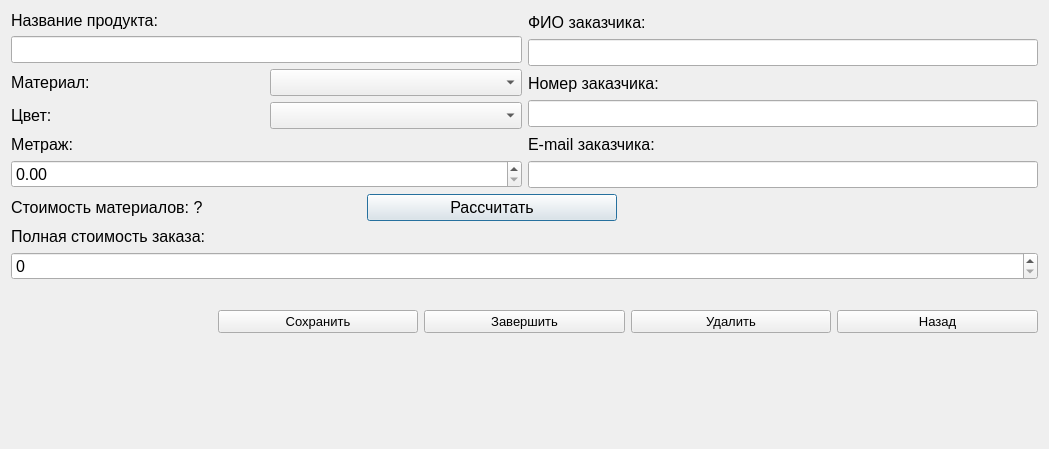
<?xml version="1.0" encoding="UTF-8"?>
<ui version="4.0">
 <class>Order</class>
 <widget class="QDialog" name="Dialog">
  <property name="geometry">
   <rect>
    <x>0</x>
    <y>0</y>
    <width>1049</width>
    <height>449</height>
   </rect>
  </property>
  <property name="minimumSize">
   <size>
    <width>500</width>
    <height>300</height>
   </size>
  </property>
  <property name="font">
   <font>
    <pointsize>12</pointsize>
   </font>
  </property>
  <property name="windowTitle">
   <string>Редактирование заказа</string>
  </property>
  <layout class="QVBoxLayout" name="verticalLayout_2">
   <item>
    <layout class="QVBoxLayout" name="verticalLayout" stretch="1,0,0,0,0,0,1">
     <item>
      <layout class="QHBoxLayout" name="horizontalLayout_2">
       <item>
        <layout class="QVBoxLayout" name="verticalLayout_3" stretch="0,1,1,0,1,0">
         <item>
          <widget class="QLabel" name="label_9">
           <property name="text">
            <string>Название продукта:</string>
           </property>
          </widget>
         </item>
         <item>
          <widget class="QLineEdit" name="lineEdit_6"/>
         </item>
         <item>
          <layout class="QHBoxLayout" name="horizontalLayout_4">
           <property name="topMargin">
            <number>0</number>
           </property>
           <item>
            <widget class="QLabel" name="label">
             <property name="text">
              <string>Материал:</string>
             </property>
            </widget>
           </item>
           <item>
            <widget class="QComboBox" name="comboBox"/>
           </item>
          </layout>
         </item>
         <item>
          <layout class="QHBoxLayout" name="horizontalLayout_5">
           <property name="topMargin">
            <number>0</number>
           </property>
           <item>
            <widget class="QLabel" name="label_13">
             <property name="text">
              <string>Цвет:</string>
             </property>
            </widget>
           </item>
           <item>
            <widget class="QComboBox" name="comboBox_2"/>
           </item>
          </layout>
         </item>
         <item>
          <widget class="QLabel" name="label_14">
           <property name="text">
            <string>Метраж:</string>
           </property>
          </widget>
         </item>
         <item>
          <widget class="QDoubleSpinBox" name="doubleSpinBox"/>
         </item>
        </layout>
       </item>
       <item>
        <layout class="QVBoxLayout" name="verticalLayout_4">
         <item>
          <widget class="QLabel" name="label_8">
           <property name="text">
            <string>ФИО заказчика:</string>
           </property>
          </widget>
         </item>
         <item>
          <widget class="QLineEdit" name="lineEdit_5"/>
         </item>
         <item>
          <widget class="QLabel" name="label_10">
           <property name="text">
            <string>Номер заказчика:</string>
           </property>
          </widget>
         </item>
         <item>
          <widget class="QLineEdit" name="lineEdit_7"/>
         </item>
         <item>
          <widget class="QLabel" name="label_11">
           <property name="text">
            <string>E-mail заказчика:</string>
           </property>
          </widget>
         </item>
         <item>
          <widget class="QLineEdit" name="lineEdit_10"/>
         </item>
        </layout>
       </item>
      </layout>
     </item>
     <item>
      <layout class="QHBoxLayout" name="horizontalLayout_3">
       <item>
        <widget class="QLabel" name="label_15">
         <property name="maximumSize">
          <size>
           <width>350</width>
           <height>16777215</height>
          </size>
         </property>
         <property name="text">
          <string>Стоимость материалов: ?</string>
         </property>
        </widget>
       </item>
       <item>
        <widget class="QPushButton" name="pushButton_4">
         <property name="maximumSize">
          <size>
           <width>250</width>
           <height>16777215</height>
          </size>
         </property>
         <property name="text">
          <string>Рассчитать</string>
         </property>
        </widget>
       </item>
       <item>
        <widget class="QLabel" name="label_16">
         <property name="text">
          <string/>
         </property>
        </widget>
       </item>
      </layout>
     </item>
     <item>
      <widget class="QLabel" name="label_2">
       <property name="font">
        <font>
         <pointsize>12</pointsize>
        </font>
       </property>
       <property name="text">
        <string>Полная стоимость заказа:</string>
       </property>
      </widget>
     </item>
     <item>
      <widget class="QSpinBox" name="spinBox"/>
     </item>
     <item>
      <widget class="QLabel" name="label_6">
       <property name="text">
        <string/>
       </property>
      </widget>
     </item>
     <item>
      <layout class="QHBoxLayout" name="horizontalLayout">
       <item>
        <widget class="QLabel" name="label_4">
         <property name="text">
          <string/>
         </property>
        </widget>
       </item>
       <item>
        <widget class="QPushButton" name="pushButton">
         <property name="font">
          <font>
           <pointsize>10</pointsize>
          </font>
         </property>
         <property name="text">
          <string>Сохранить</string>
         </property>
        </widget>
       </item>
       <item>
        <widget class="QPushButton" name="pushButton_5">
         <property name="font">
          <font>
           <pointsize>10</pointsize>
          </font>
         </property>
         <property name="text">
          <string>Завершить</string>
         </property>
        </widget>
       </item>
       <item>
        <widget class="QPushButton" name="pushButton_2">
         <property name="font">
          <font>
           <pointsize>10</pointsize>
          </font>
         </property>
         <property name="text">
          <string>Удалить</string>
         </property>
        </widget>
       </item>
       <item>
        <widget class="QPushButton" name="pushButton_3">
         <property name="font">
          <font>
           <pointsize>10</pointsize>
          </font>
         </property>
         <property name="text">
          <string>Назад</string>
         </property>
        </widget>
       </item>
      </layout>
     </item>
     <item>
      <widget class="QLabel" name="label_5">
       <property name="text">
        <string/>
       </property>
      </widget>
     </item>
    </layout>
   </item>
  </layout>
 </widget>
 <resources/>
 <connections/>
</ui>
